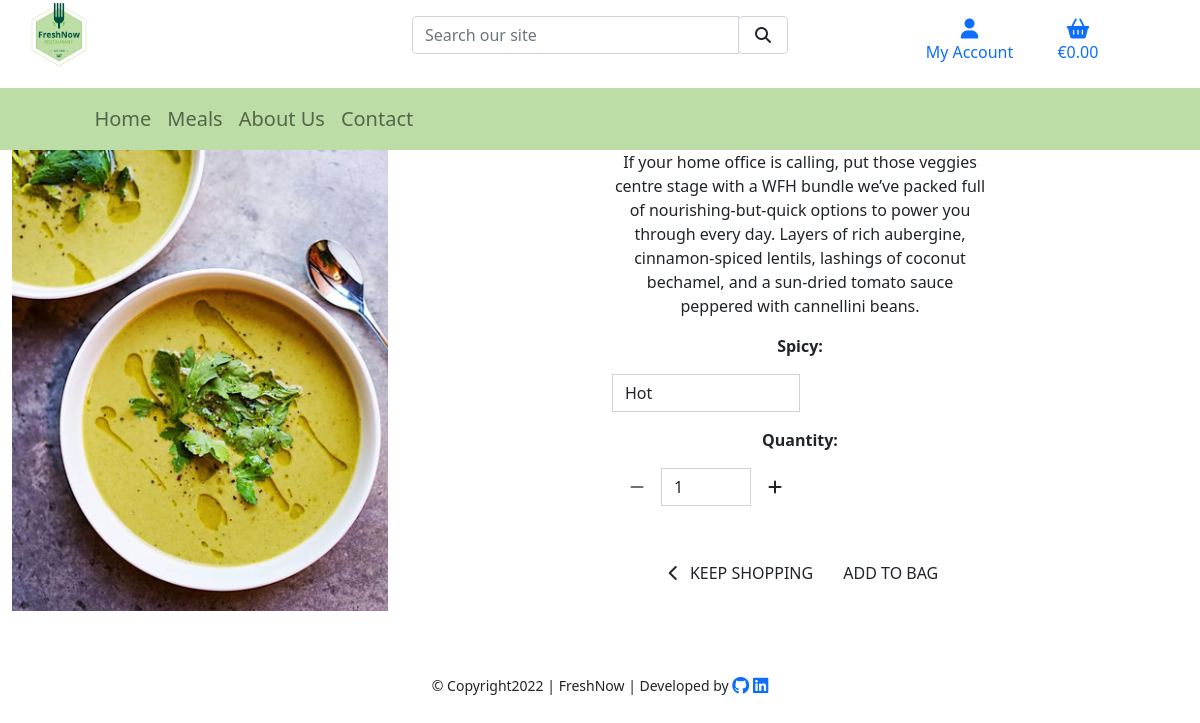
The page /products/11/ on the database as committed earlier.
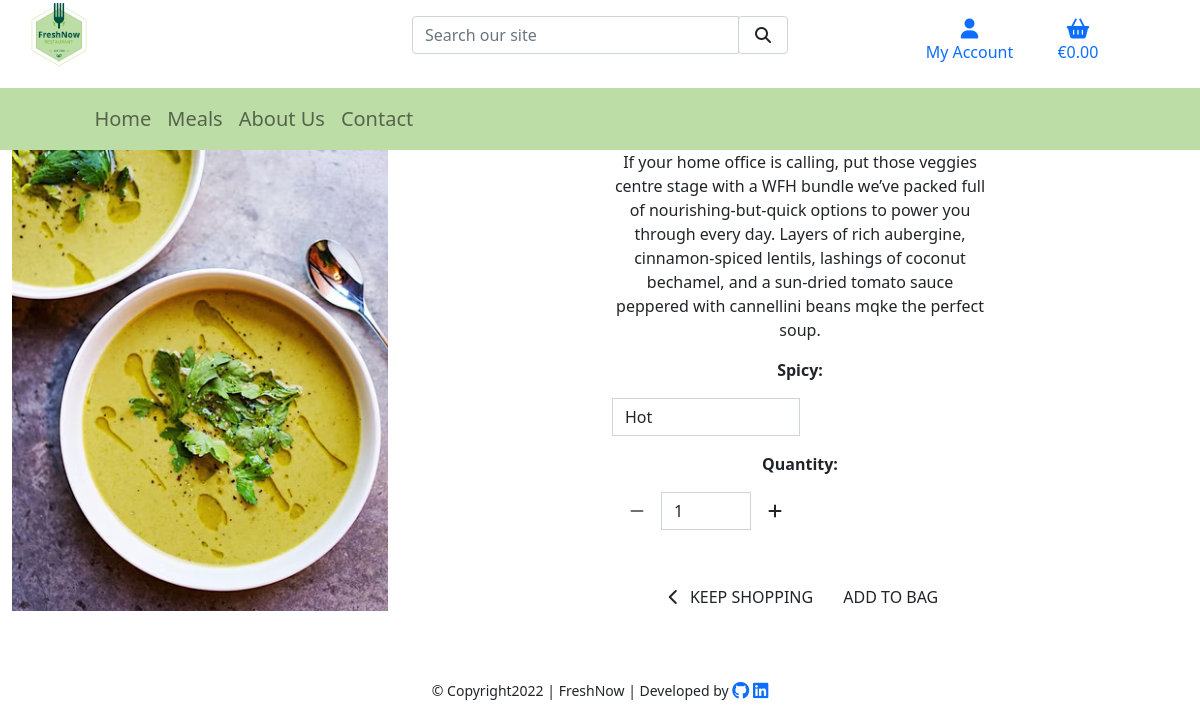
The same page on the database as committed later.
### products/models.py (models this page shows, shortened)
class Product(models.Model):
    category = models.ForeignKey(
        'Category', null=True, blank=True, on_delete=models.SET_NULL)
    sku = models.CharField(max_length=254, null=True, blank=True)
    name = models.CharField(max_length=254)
    description = models.TextField()
    price = models.DecimalField(max_digits=6, decimal_places=2)
    rating = models.DecimalField(
        max_digits=6, decimal_places=2, null=True, blank=True)
    image = models.ImageField(null=True, blank=True)
    calories= models.DecimalField(
        max_digits=6, null=True, blank=True, decimal_places=0)
    is_spicy = models.BooleanField(default=False, null=True, blank=True)

### products/views.py (the view)
# urls.py: path('<int:product_id>/', views.product_detail, name='product_detail'),
def product_detail(request, product_id):
    product = get_object_or_404(Product, pk=product_id)
    context = {
        'product': product,
    }
    return render(request, 'products/product_detail.html', context)

### bag/contexts.py (called while the page is built, shortened)
def bag_contents(request):
    bag_items = []
    total = 0
    product_count = 0
    bag = request.session.get('bag', {})
    if total < settings.FREE_DELIVERY_THRESHOLD:
        delivery = total * Decimal(settings.STANDARD_DELIVERY_PERCENTAGE / 100)
        free_delivery_delta = settings.FREE_DELIVERY_THRESHOLD - total
    else:
        delivery = 0
        free_delivery_delta = 0
    grand_total = delivery + total
    context = {
        'bag_items': bag_items,
        'total': total,
        'product_count': product_count,
        'delivery': delivery,
        'free_delivery_delta': free_delivery_delta,
        'free_delivery_threshold': settings.FREE_DELIVERY_THRESHOLD,
        'grand_total': grand_total,
    }
    return context

### products/contexts.py (called while the page is built)
def all_categories(request):
    category_list = Category.objects.all()
    context = {
        'category_list': category_list,
    }
    return context

### products/templates/products/product_detail.html (shortened to what this page needs)
{% extends "base.html" %}
{% load static %}
{% block content %}
    <div class="container-fluid product-container">
        <div class="row text-center">
            <div class="col-12 col-md-6 col-lg-4">
                <div class="image-container my-5">
                    {% if product.image %}
                        <a href="{{ product.image.url }}" target="_blank">
                            <img class="card-img-top img-fluid" src="{{ product.image.url }}" alt="{{ product.name }}">
                        </a>
                        {% else %}
                        <a href="">
                            <img class="card-img-top img-fluid" src="{{ MEDIA_URL }}noimage.png" alt="{{ product.name }}">
                        </a>
                    {% endif %}
                </div>
            </div>
            <div class="col-12 col-md-6 col-lg-4 offset-lg-2">
                <div class="product-details-container mb-5 mt-md-5">
                    <p class="mb-2">{{ product.name }}</p>
                    <p class="lead mb-0 text-left font-weight-bold">${{ product.price }}</p>
                    {% if product.rating %}
                      <p class="rating">{{ product.rating }} / 5 </p>
                    {% else %}
                        <p class="text-muted">No Rating</p>
                    {% endif %}
                    <p class="mt-3">{{ product.description }}</p>
                    <form class="form" action="{% url 'add_to_bag' product.id %}" method="POST">
                            <div class="form-row text-center">
                                {% with product.is_spicy as s %}
                                {% if s %}
                                    <div class="col-12">
                                        <p><strong>Spicy:</strong></p>
                                        <select class="form-control rounded-0 w-50" name="product_spicy" id='id_product_spicy'>
                                            <option value="hot" selected>Hot</option>
                                        </select>
                                    </div>
                                {% endif %}
                            <div class="col-12">
                                <div class="col-12">
                                    <p class="mt-3"><strong>Quantity:</strong></p>
                                    <div class="form-group w-50">
                                        <div class="input-group">
                                            <div class="input-group-prepend">
                                                <button class="decrement-qty btn btn-black rounded-0"
                                                    data-item_id="{{ product.id }}" id="decrement-qty_{{ product.id }}">
                                                    <span class="icon">
                                                        <i class="fas fa-minus"></i>
                                                    </span>
                                                </button>
                                            </div>
                                            <input class="form-control qty_input" type="number"
                                                name="quantity" value="1" min="1" max="99"
                                                data-item_id="{{ product.id }}"
                                                id="id_qty_{{ product.id }}">
                                            <div class="input-group-append">
                                                <button class="increment-qty btn btn-black rounded-0"
                                                    data-item_id="{{ product.id }}" id="increment-qty_{{ product.id }}">
                                                    <span class="icon">
                                                        <i class="fas fa-plus"></i>
                                                    </span>
                                                </button>
                                            </div>
                                        </div>
                                    </div>
                                </div>
                            <div class="col-12">
                                <a href="{% url 'products' %}" class="btn btn-outline-black rounded-0 mt-5">
                                    <span class="icon">
                                        <i class="fas fa-chevron-left"></i>
                                    </span>
                                    <span class="text-uppercase">Keep Shopping</span>
                                </a>
                                <input type="submit" class="btn btn-black rounded-0 text-uppercase mt-5" value="Add to Bag">
                            </div>
                        </div>
                    {% endwith %}
                    </form>
                </div>
            </div>
        </div>
    </div>
{% endblock %}

### templates/base.html (shortened to what this page needs)
{% load static %}
<!doctype html>
<html lang="en">
  <head>
    {% block corecss %}
        <link href="https://cdn.jsdelivr.net/npm/bootstrap@5.0.2/dist/css/bootstrap.min.css" rel="stylesheet">
        <link rel="stylesheet" href="{% static 'css/base.css' %}">
    {% endblock %}
    {% block corejs %}
    <link href="https://cdn.jsdelivr.net/npm/bootstrap@5.0.2/dist/css/bootstrap.min.css" rel="stylesheet">
    {% endblock %}
  </head>
  <body>
    <header class="container-fluid fixed-top">
        <div id="topnav" class="row bg-white pt-lg-2 d-none d-lg-flex">
            <div class="col-12 col-lg-4 py-1 py-lg-0 text-lg-left">
                <img class="logo" src="{{ MEDIA_URL }}logo.png" alt="">
            </div>
            <div class="col-12 col-lg-4 mt-2 py-lg-0">
                <form method="GET" action="{% url 'products' %}">
                    <div class="input-group w-100">
                        <input class="form-control" type="text" name="q" placeholder="Search our site">
                        <div class="input-group-append">
                            <button class="form-control" type="submit">
                                <span class="icon">
                                    <i class="fas fa-search"></i>
                                </span>
                            </button>
                        </div>
                    </div>
                </form>
            </div>
            <div class="col-12 col-lg-4">
                <ul class="list-inline text-center text-lg-right ms-4">
                    <li class="list-inline-item dropdown">
                        <a class="text-black nav-link" href="#" id="user-options" data-toggle="dropdown" aria-haspopup="true" aria-expanded="false">
                            <div class="text-center">
                                <div><i class="fas fa-user fa-lg"></i></div>
                                <p class="text-right my-0">My Account</p>
                            </div>
                        </a>
                    </li>
                    <li class="list-inline-item">
                        <a class="{% if grand_total %}font-weight-bold{% endif %} nav-link" href="{% url 'view_bag' %}">
                            <div class="text-center">
                                <div>
                                    <i class="fas fa-shopping-basket fa-lg green"></i>
                                </div>
                                <p class="text-right my-0">
                                    {% if grand_total %}
                                        €{{ grand_total|floatformat:2 }}
                                    {% else %}
                                        €0.00
                                    {% endif %}
                                </p>
                            </div>
                        </a>
                    </li>
                </ul>
            </div>
        </div>
        <div class="row">
            <nav class="navbar navbar-expand-lg navbar-light">
                <div class="container-fluid ">
                {% include 'includes/mobile-top-header.html' %}
                {% include 'includes/main-nav.html' %}
            </nav>
        </div>
    </header>
    {% block content %}
    {% endblock %}
    <footer class="container-fluid pt-2">
        <div class="row bg-green pb-2 pb-lg-3 mt-0 pt-1 pt-lg-2 text-center text-lg-left">
            <div class="col cream">
                <div class="row">
                    <div class="col cream small ml-4">
                        <span>
                            &copy; Copyright<span id=copyright></span> | FreshNow |
                        </span>
                        <span class="d-none d-md-inline-block">Developed by</span>
                        <a href="" class="text-decoration-none hvr-grow" target="_blank" rel="noopener">
                        </a>
                        <a href="" class="text-decoration-none hvr-grow" target="_blank" rel="noopener">
                        </a>
                    </div>
                </div>
            </div>
        </div>
    </footer>
  </body>
</html>

### templates/includes/mobile-top-header.html (shortened to what this page needs)
<ul>
</ul>

### templates/includes/main-nav.html (shortened to what this page needs)
<div class="collapse navbar-collapse" id="navbarNavDropdown">
    <ul class="navbar-nav">
        <li class="nav-item">
            <a class="nav-link text-black  ml-4 mr-lg-5" href="{% url 'home' %}" id="home-link">
                Home
            </a>
        </li>
        <li class="nav-item dropdown">
            <a class="nav-link ml-4 mr-lg-5" href="{% url 'products' %}" id="meals-link" data-toggle="dropdown" aria-haspopup="true" aria-expanded="false">
                Meals
            </a>
        </li>
        <li class="nav-item">
            <a class="nav-link ml-4 mr-lg-5" href="" id="aboutUs-link">
                About Us
            </a>
        </li>
        <li class="nav-item">
            <a class="nav-link ml-4 mr-lg-5" href="" id="contact-link">
                Contact
            </a>
        </li>
    </ul>
</div>

### static/css/base.css (style rules this page uses)
html { height: 100%; scroll-behavior: smooth; }
.navbar { background-color: #BCDDA6; font-size: 20px; align-items: center; }
.logo { margin-top: -20px; margin-bottom: -30px; width: 25%; height: auto; }
.icon { align-items: center; display: inline-flex; justify-content: center; height: 1.5rem; width: 1.5rem; }

Rows that differ between the two databases and show on the page:
changed Product: description "…sauce peppered with cannellini beans." → "…sauce peppered with cannellini beans mqke the perfect soup."
